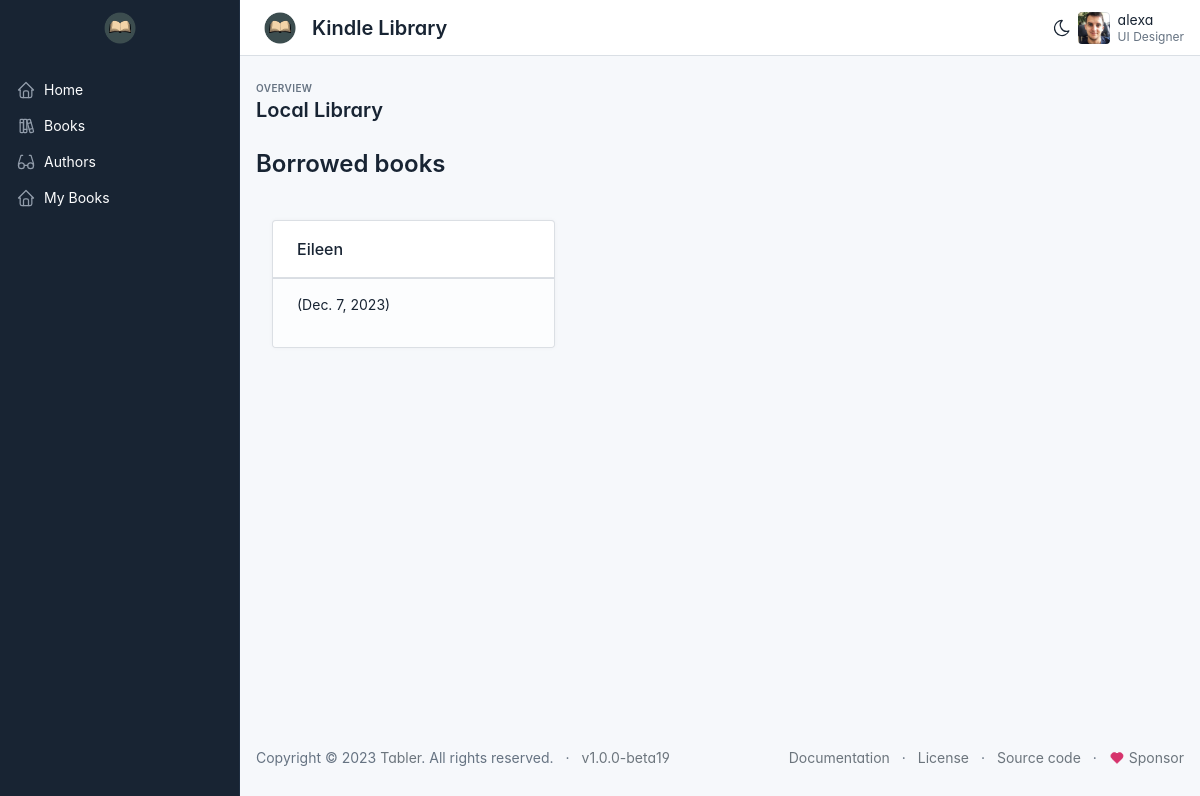
The app's page /mybooks/ (signed in), older data.
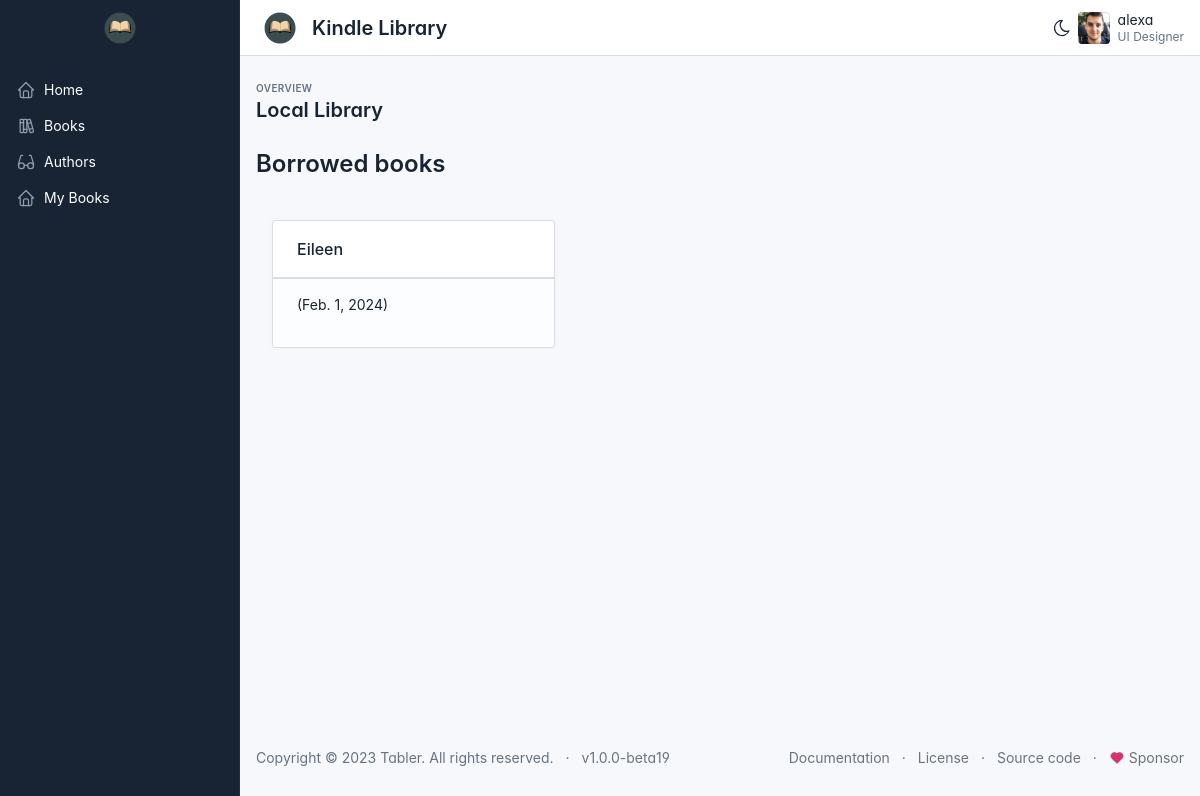
The same page, newer data.
### catalog/models.py (models this page shows, shortened)
class BookInstance(models.Model):
    id = models.UUIDField(primary_key=True, default=uuid.uuid4, help_text='Unique ID for this particular book across whole library')
    book = models.ForeignKey('Book', on_delete=models.RESTRICT,
    null=True)
    imprint = models.CharField(max_length=200)
    due_back = models.DateField(null=True, blank=True)
    borrower = models.ForeignKey(User, on_delete=models.SET_NULL, null=True, blank=True)
    LOAN_STATUS = (
        ('m', 'Maintence'),
        ('o', 'On loan'),
        ('a', 'Avaiable'),
        ('r', 'Reserved'),
    )
    status = models.CharField(
        max_length=1,
        choices=LOAN_STATUS,
        blank=True,
        default='m',
        help_text='Book availability',
    )
    class Meta:
        ordering=['due_back']
        permissions = (("can_mark_returned", "Set book as returned"),)
    def is_overdue(self):
        return bool(self.due_back and date.today() > self.due_back)
    def overdue_today(self):
        return bool(self.due_back and date.today() == self.due_back)

class Book(models.Model):
    title = models.CharField(max_length=200)
    author = models.ForeignKey('Author', on_delete=models.RESTRICT, null=True)
    summary = models.TextField(max_length=1000, help_text="Enter a brief description of the book")
    isbn = models.CharField('ISBN', max_length=13, help_text="13 Character <a href='https://www.isbn-international.org/content/what-isbn'>ISBN</a>")
    genre = models.ManyToManyField(Genre, help_text='Select a genre for this book')
    language = models.ForeignKey('Language', on_delete=models.SET_NULL, null=True)
    class Meta:
        ordering = ['title', 'author']
    def display_genre(self):
        return ','. join(genre.name for genre in self.genre.all()[:3])
    display_genre.short_description = 'Genre'

### catalog/views.py (the view)
# urls.py: path('mybooks/', views.LoanedBooksByUserListView.as_view(), name="my-borrowed"),
class LoanedBooksByUserListView(LoginRequiredMixin, generic.ListView):
    model = BookInstance
    template_name = 'catalog/bookinstance_list_borrowed_user.html'
    paginate_by = 10
    def get_queryset(self):
        return (
            BookInstance.objects.filter(borrower=self.request.user).filter(status__exact='o').order_by('due_back')
        )

### catalog/templates/catalog/bookinstance_list_borrowed_user.html (shortened to what this page needs)
{% extends "base.html" %}
{% block content %}
    <h1>Borrowed books</h1>
    {% if bookinstance_list %}
            <div class="page-body">
                <div class="container-xl">
                    <div class="row row-cards">
                        <div class="row row-cards row-deck">
                            {% for bookinst in bookinstance_list %}
                                <div class="col-md-4">
                                    <div class="card">
                                    <div class="card-header">
                                        <h3 class="card-title"><a href="{% url 'book-detail' bookinst.book.pk %}">{{ bookinst.book.title }}</a></h3>
                                    </div>
                                    <div class="card-footer">
                                        <p class="{% if bookinst.is_overdue %}text-dange{% elif bookinst.overdue_today %}text-warning{% endif %}">
                                            ({{ bookinst.due_back }})
                                        </p>
                                    </div>
                                    </div>
                                </div>
                            {% endfor %}
                        </div>
                    </div>
                </div>
            </div>
    {% endif %}
{% endblock %}

Row changes from the older to the newer data that the page shows:
changed BookInstance "Eileen": due_back "Dec. 7, 2023" → "Feb. 1, 2024"
